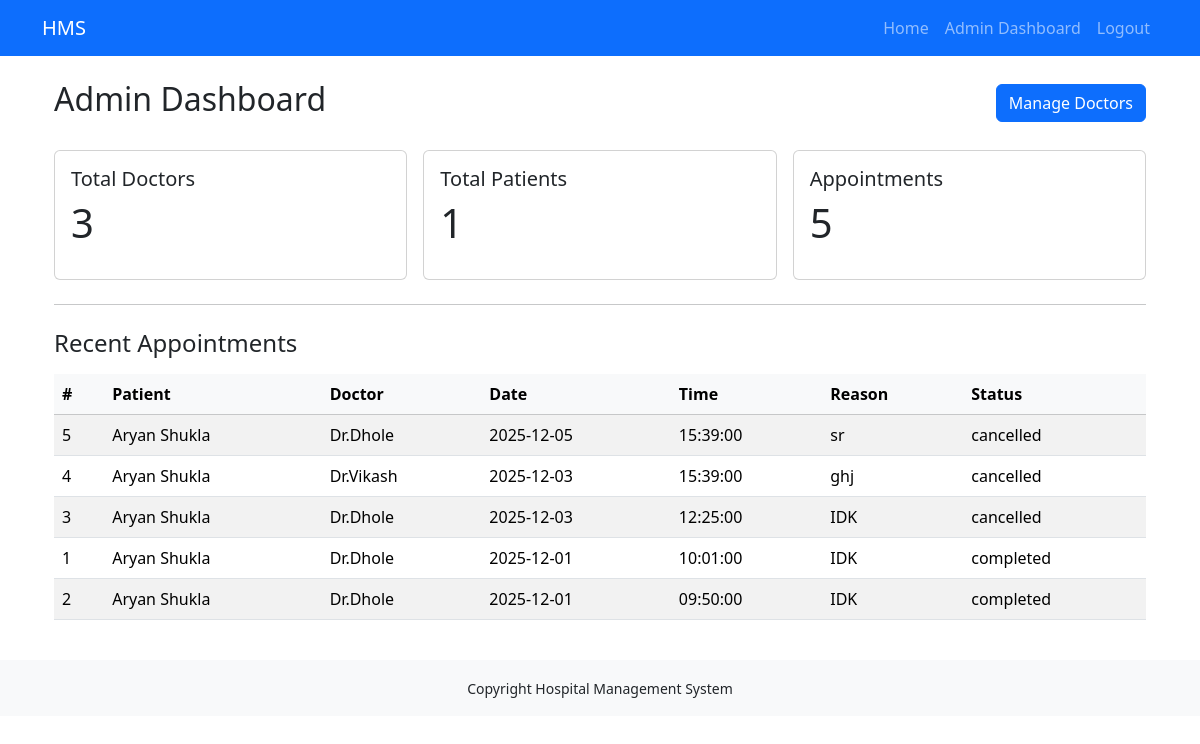
The page /admin/dashboard (signed in) on the database as committed earlier.
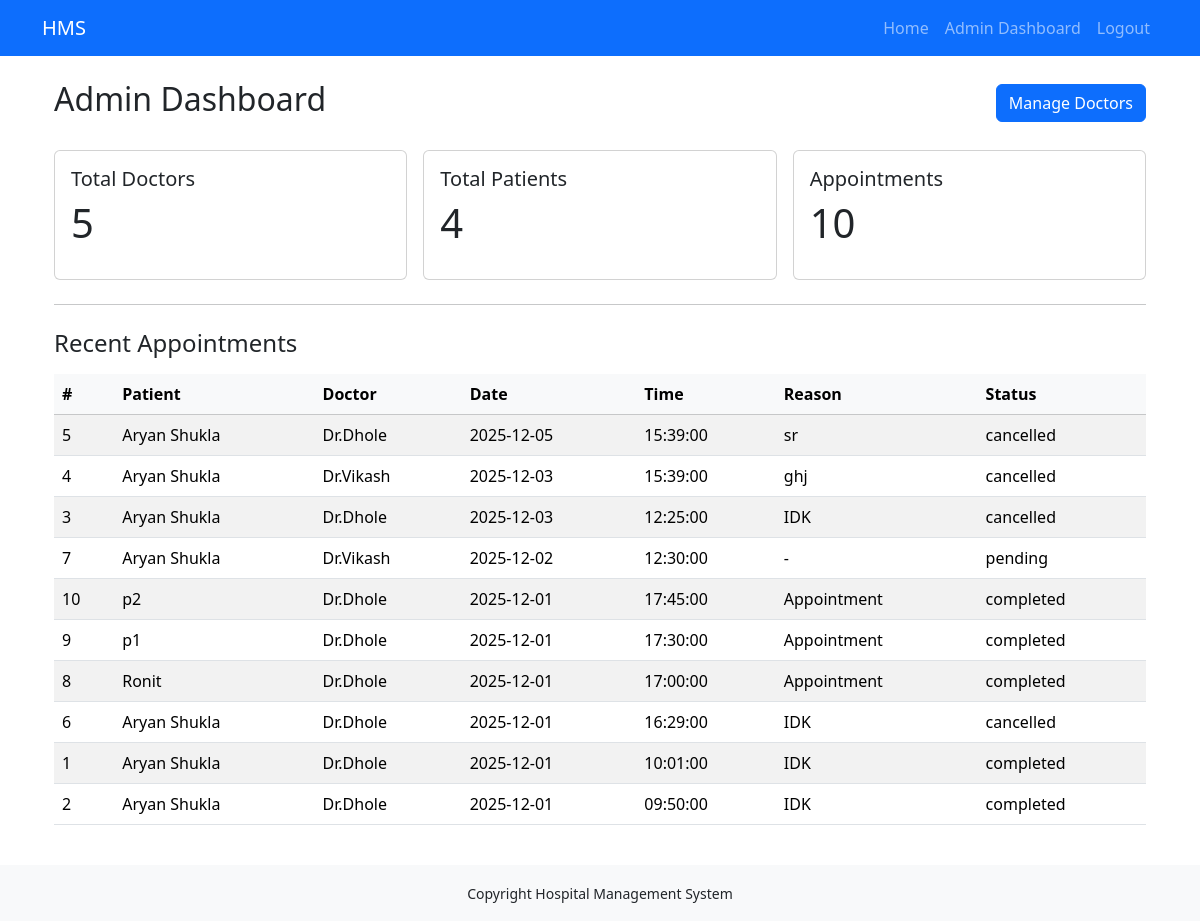
The same page on the database as committed later.
### models.py (models this page shows, shortened)
class Appointment(db.Model):
    __tablename__ = "appointments"
    id = db.Column(db.Integer, primary_key=True)
    patient_id = db.Column(db.Integer, db.ForeignKey("patients.id", ondelete="CASCADE"), nullable=False)
    doctor_id = db.Column(db.Integer, db.ForeignKey("doctors.id", ondelete="SET NULL"), nullable=True)
    date = db.Column(db.Date, nullable=False)
    time = db.Column(db.Time, nullable=True)
    reason = db.Column(db.Text, nullable=True)
    notes = db.Column(db.Text, nullable=True)
    status = db.Column(db.String(30), nullable=False, default="pending") #pending , completed , cancelled
    created_at = db.Column(db.DateTime, default=datetime.utcnow)
    completed_at = db.Column(db.DateTime, nullable=True)
    @property
    def patient_name(self):
        if self.patient and self.patient.user:
            return self.patient.user.name
        return None
    @property
    def doctor_name(self):
        if self.doctor and self.doctor.user:
            return self.doctor.user.name
        return None

class User(db.Model):
    __tablename__ = "users"
    id = db.Column(db.Integer, primary_key=True)
    name = db.Column(db.String(120), nullable=False)
    email = db.Column(db.String(150), unique=True, nullable=False, index=True)
    password_hash = db.Column(db.String(256), nullable=False)
    role = db.Column(db.String(20), nullable=False, default="patient")
    created_at = db.Column(db.DateTime, default=datetime.utcnow)
    is_active = db.Column(db.Boolean, default=True, nullable=False)
    doctor = db.relationship("Doctor", backref="user",uselist=False, cascade="all, delete")
    patient = db.relationship("Patient", backref="user",uselist=False, cascade="all, delete")

### app.py (the view)
@app.route('/admin/dashboard')
def admin_dashboard():
    if 'user_id' not in session or session.get('role') != 'admin':
        flash("Admin access required.", "danger")
        return redirect(url_for('login'))
    total_doctors = Doctor.query.count()
    total_patients = Patient.query.count()
    total_appointments = Appointment.query.count()
    recent_appointments = Appointment.query.order_by(Appointment.date.desc(), Appointment.time.desc()).limit(10).all()
    return render_template('admin_dashboard.html', total_doctors=total_doctors, total_patients=total_patients, total_appointments=total_appointments, recent_appointments=recent_appointments)

### templates/admin_dashboard.html (shortened to what this page needs)
{% extends "base.html" %} {% block title %}Admin Dashboard{% endblock %} {%
block content %}
<div class="container my-4">
  <div class="d-flex justify-content-between align-items-center mb-4">
    <h2>Admin Dashboard</h2>
    <a href="{{ url_for('manage_doctors') }}" class="btn btn-primary"
      >Manage Doctors</a
    >
  </div>
  <div class="row g-3">
    <div class="col-md-4">
      <div class="card p-3">
        <h5 class="card-title">Total Doctors</h5>
        <p class="card-text display-6">
          {{ total_doctors if total_doctors is defined else '-' }}
        </p>
      </div>
    </div>
    <div class="col-md-4">
      <div class="card p-3">
        <h5 class="card-title">Total Patients</h5>
        <p class="card-text display-6">
          {{ total_patients if total_patients is defined else '-' }}
        </p>
      </div>
    </div>
    <div class="col-md-4">
      <div class="card p-3">
        <h5 class="card-title">Appointments</h5>
        <p class="card-text display-6">
          {{ total_appointments if total_appointments is defined else '-' }}
        </p>
      </div>
    </div>
  </div>
  <hr class="my-4" />
  <h4 class="mb-3">Recent Appointments</h4>
  <div class="table-responsive">
    <table class="table table-striped">
      <thead class="table-light">
        <tr>
          <th>#</th>
          <th>Patient</th>
          <th>Doctor</th>
          <th>Date</th>
          <th>Time</th>
          <th>Reason</th>
          <th>Status</th>
        </tr>
      </thead>
      <tbody>
        {% for appt in recent_appointments or [] %}
        <tr>
          <td>{{ appt.id }}</td>
          <td>{{ appt.patient_name or '-' }}</td>
          <td>{{ appt.doctor_name or '-' }}</td>
          <td>{{ appt.date }}</td>
          <td>{{ appt.time or '-' }}</td>
          <td>{{ appt.reason or '-' }}</td>
          <td>{{ appt.status }}</td>
        </tr>
        {% else %}
        <tr>
          <td colspan="7" class="text-center">No recent appointments</td>
        </tr>
        {% endfor %}
      </tbody>
    </table>
  </div>
</div>
{% endblock %}

### templates/base.html (shortened to what this page needs)
<!DOCTYPE html>
<html lang="en">
  <head>
    <link
      href="https://cdn.jsdelivr.net/npm/bootstrap@5.3.2/dist/css/bootstrap.min.css"
      rel="stylesheet"
    />
  </head>
  <body>
    <nav class="navbar navbar-expand-lg navbar-dark bg-primary">
      <div class="container">
        <a class="navbar-brand" href="{{ url_for('home') }}">HMS</a>
        <div class="collapse navbar-collapse" id="navbarMain">
          <ul class="navbar-nav ms-auto">
            {% if not session.get('user_id') %}
            <li class="nav-item">
              <a class="nav-link" href="{{ url_for('home') }}">Home</a>
            </li>
            <li class="nav-item">
              <a class="nav-link" href="{{ url_for  ('login') }}">Login</a>
            </li>
            <li class="nav-item">
              <a class="nav-link" href="{{ url_for  ('register') }}"
                >Register</a
              >
            </li>
            {% else %}
            <li class="nav-item">
              <a class="nav-link" href="{{ url_for('home') }}">Home</a>
            </li>
            {% if session.get('role') == 'admin' %}
            <li class="nav-item">
              <a class="nav-link" href="{{ url_for('admin_dashboard') }}"
                >Admin Dashboard</a
              >
            </li>
            {% elif session.get('role') == 'doctor' %}
            <li class="nav-item">
              <a class="nav-link" href="{{ url_for('doctor_dashboard') }}"
                >Doctor Dashboard</a
              >
            </li>
            {% else %}
            <li class="nav-item">
              <a class="nav-link" href="{{ url_for('patient_dashboard') }}"
                >My Dashboard</a
              >
            </li>
            {% endif %}
            <li class="nav-item">
              <a class="nav-link" href="{{ url_for('logout') }}">Logout</a>
            </li>
            {% endif %}
          </ul>
        </div>
      </div>
    </nav>
    <main class="container my-4">
      {% block content %}{% endblock %}
    </main>
    <footer class="bg-light text-center py-3 mt-auto">
      <div class="container">
        <small
          >Copyright {{ current_year if current_year is defined else "" }}
          Hospital Management System</small
        >
      </div>
    </footer>
  </body>
</html>

Rows that differ between the two databases and show on the page:
added Appointment: id "7", name "Aryan Shukla", name "Dr.Vikash", date "2025-12-02", time "12:30:00", reason "-", status "pending"
added Appointment: id "10", name "p2", name "Dr.Dhole", date "2025-12-01", time "17:45:00", reason "Appointment", status "completed"
added Appointment: id "9", name "p1", name "Dr.Dhole", date "2025-12-01", time "17:30:00", reason "Appointment", status "completed"
added Appointment: id "8", name "Ronit", name "Dr.Dhole", date "2025-12-01", time "17:00:00", reason "Appointment", status "completed"
added Appointment: id "6", name "Aryan Shukla", name "Dr.Dhole", date "2025-12-01", time "16:29:00", reason "IDK", status "cancelled"
Other text that changed with them:
{{ total_doctors if total_doctors is defined else '-' }}: "3" → "5"
{{ total_patients if total_patients is defined else '-' }}: "1" → "4"
{{ total_appointments if total_appointments is defined else '-' }}: "5" → "10"
